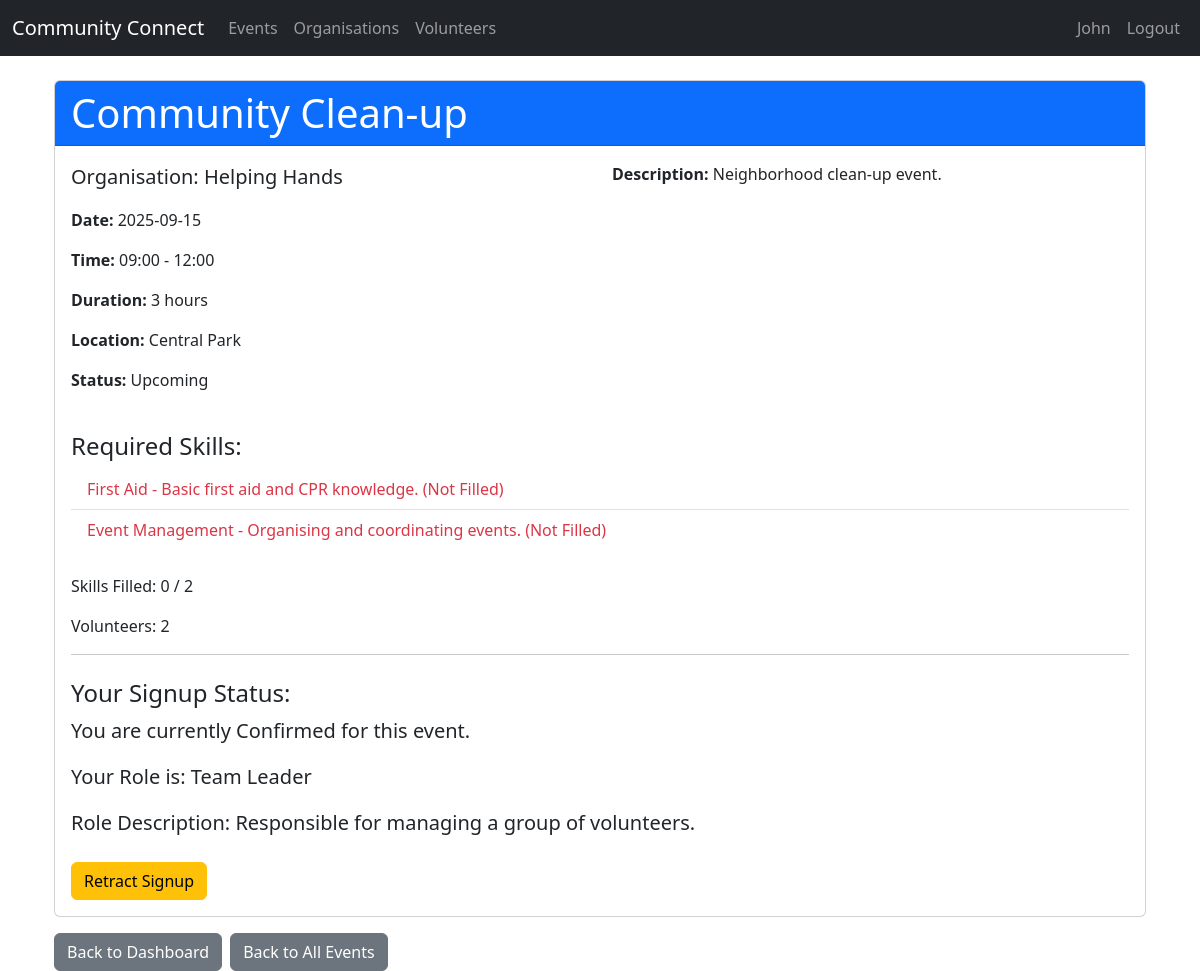
The app's page /events/1 (signed in) with its own data.
### tables this page shows
CREATE TABLE Events (
    EventID INTEGER PRIMARY KEY AUTOINCREMENT,
    OrganisationID INTEGER NOT NULL,
    Name TEXT(100) NOT NULL,
    Description TEXT(255),
    Date DATE,
    StartTime TIME,
    EndTime TIME,
    Location TEXT(255),
    Status TEXT(20),
    FOREIGN KEY (OrganisationID) REFERENCES Organisations(OrganisationID),
    CONSTRAINT chk_end_after_start CHECK (EndTime > StartTime)
);

CREATE TABLE Organisations (
    OrganisationID INTEGER PRIMARY KEY AUTOINCREMENT,
    Name TEXT(100) NOT NULL,
    Description TEXT(255),
    ContactPerson TEXT(50),
    Email TEXT(320) UNIQUE NOT NULL,
    Password TEXT(128) NOT NULL,
    Phone TEXT(32),
    Address TEXT(255),
    Website TEXT(255),
    Logo BLOB
);

CREATE TABLE Skills (
    SkillID INTEGER PRIMARY KEY AUTOINCREMENT,
    Name TEXT(50) NOT NULL,
    Description TEXT(255)
);

CREATE TABLE Signups (
    SignupID INTEGER PRIMARY KEY AUTOINCREMENT,
    EventID INTEGER NOT NULL,
    VolunteerID INTEGER NOT NULL,
    RoleID INTEGER,
    Status TEXT(20),
    FOREIGN KEY (EventID) REFERENCES Events(EventID) ON DELETE CASCADE,
    FOREIGN KEY (VolunteerID) REFERENCES Volunteers(VolunteerID) ON DELETE CASCADE,
    FOREIGN KEY (RoleID) REFERENCES Roles(RoleID) ON DELETE SET NULL
);

CREATE TABLE Roles (
    RoleID INTEGER PRIMARY KEY AUTOINCREMENT,
    Name TEXT(50) NOT NULL,
    Description TEXT(255)
);

### app.py (the view)
@app.route("/events/<int:event_id>")
@login_required
def view_event(event_id):
    db = get_db()
    event = db.execute(
        """SELECT e.*, o.Name AS OrgName, e.EndTime - e.StartTime AS Duration
           FROM Events e
           JOIN Organisations o ON e.OrganisationID = o.OrganisationID
           WHERE e.EventID = ?""", (event_id,)
    ).fetchone()
    if not event:
        flash("Event not found.", "error")
        return redirect(url_for('index'))
    skills_data = db.execute(
        """SELECT s.Name, s.Description, COUNT(vs.VolunteerID) AS FilledCount
           FROM EventSkills es
           JOIN Skills s ON es.SkillID = s.SkillID
           LEFT JOIN Signups sup ON es.EventID = sup.EventID AND sup.Status = 'Accepted'
           LEFT JOIN VolunteerSkills vs ON sup.VolunteerID = vs.VolunteerID AND vs.SkillID = es.SkillID
           WHERE es.EventID = ?
           GROUP BY s.SkillID, s.Name, s.Description""", (event_id,)
    ).fetchall()
    required_skill_count = db.execute(
        """SELECT COUNT(DISTINCT es.SkillID) AS RequiredSkillCount FROM EventSkills es
           JOIN Signups s ON s.EventID = es.EventID
           JOIN VolunteerSkills vs ON vs.VolunteerID = s.VolunteerID AND vs.SkillID = es.SkillID
           WHERE es.EventID = ? AND s.status = 'Accepted'""", (event_id,)
    ).fetchone()
    event_skill_count = db.execute("""SELECT COUNT(*) AS EventSkillCount FROM EventSkills WHERE EventID = ?""", (event_id,)).fetchone()
    volunteer_count = db.execute("""SELECT COUNT(*) AS VolunteerCount FROM Signups sup WHERE sup.EventID = ?""", (event_id,)).fetchone()
    signup = None
    role = None
    if session.get("account_type") == 'volunteer':
        signup = db.execute("SELECT Status FROM Signups s WHERE VolunteerID = ? AND EventID = ?", (session["user_id"], event_id)).fetchone()
        role = db.execute("SELECT r.* FROM Signups s JOIN Roles r ON r.RoleID = s.RoleID WHERE VolunteerID = ? AND EventID = ?", (session["user_id"], event_id)).fetchone()
    return render_template("view_event.html", event=event, skills_data=skills_data, signup=signup, role=role, account_type=session.get("account_type"), requiredskillcount=required_skill_count, eventskillcount=event_skill_count, volunteercount=volunteer_count)

### app.py (called while the page is built)
def get_db():
    db = getattr(g, "_database", None)
    if db is None:
        db = g._database = sqlite3.connect(DATABASE)
        db.row_factory = sqlite3.Row  # This allows accessing columns by name
    return db

@app.teardown_appcontext
def close_connection(exception):
    db = getattr(g, "_database", None)
    if db is not None:
        db.close()

def login_required(f):
    @wraps(f)
    def decorated_function(*args, **kwargs):
        if "user_id" not in session:
            flash("Please log in first.", "error")
            return redirect(url_for("login"))
        return f(*args, **kwargs)
    return decorated_function

### templates/view_event.html (shortened to what this page needs)
{% extends "base.html" %}
{% block content %}
<div class="container mt-4">
    <div class="card">
        <div class="card-header bg-primary text-white">
            <h1 class="card-title mb-0">{{ event.Name }}</h1>
        </div>
        <div class="card-body">
            <div class="row">
                <div class="col-md-6">
                    <p class="lead"><strong>Organisation:</strong> {{ event.OrgName }}</p>
                    <p><strong>Date:</strong> {{ event.Date }}</p>
                    <p><strong>Time:</strong> {{ event.StartTime }} - {{ event.EndTime }}</p>
                    <p><strong>Duration:</strong> {{ event.Duration }} hours</p>
                    <p><strong>Location:</strong> {{ event.Location }}</p>
                    <p><strong>Status:</strong> {{ event.Status }}</p>
                </div>
                <div class="col-md-6">
                    {% if event.Description %}
                        <p><strong>Description:</strong> {{ event.Description }}</p>
                    {% endif %}
                </div>
            </div>
            <h4 class="mt-4">Required Skills:</h4>
            {% if skills_data %}
                <ul class="list-group list-group-flush mb-4">
                    {% for skill in skills_data %}
                        {% set skill_class = 'text-success' if skill.FilledCount > 0 else 'text-danger' %}
                        <li class="list-group-item">
                            <span class="{{ skill_class }}">
                                {{ skill.Name }} - {{ skill.Description }}
                                {% if skill.FilledCount > 0 %}
                                    (Filled)
                                {% else %}
                                    (Not Filled)
                                {% endif %}
                            </span>
                        </li>
                    {% endfor %}
                </ul>
            {% else %}
                <p>No specific skills are required for this event.</p>
            {% endif %}
            <p>Skills Filled: {{ requiredskillcount.RequiredSkillCount }} / {{ eventskillcount.eventskillcount }}</p>
            <p>Volunteers: {{ volunteercount.volunteercount }}</p>
            {% if account_type == 'volunteer' %}
                <hr>
                <h4 class="mt-4">Your Signup Status:</h4>
                {% if signup %}
                    <p class="lead">You are currently <strong>{{ signup.Status }}</strong> for this event.</p>
                    <p class="lead">Your Role is: <strong>{{ role.Name }}</strong></p>
                    <p class="lead">Role Description: <strong>{{ role.Description }}</strong></p>
                    {% if signup.Status != 'Accepted' %}
                        <form action="{{ url_for('retract_signup', event_id=event.EventID) }}" method="POST" class="d-inline">
                            <button type="submit" class="btn btn-warning mt-2" onclick="return confirm('Are you sure you want to retract your signup?');">Retract Signup</button>
                        </form>
                    {% endif %}
                {% else %}
                    <p class="lead">You are not currently signed up for this event.</p>
                    <form action="{{ url_for('signup_for_event', event_id=event.EventID) }}" method="POST">
                        <button type="submit" class="btn btn-primary mt-2">Sign Up for Event</button>
                    </form>
                {% endif %}
            {% endif %}
        </div>
    </div>
    <div class="d-flex gap-2 mt-3">
        <a href="{{ url_for(session.account_type + '_dashboard') }}" class="btn btn-secondary">Back to Dashboard</a>
        <a href="{{ url_for('list_events') }}" class="btn btn-secondary">Back to All Events</a>
    </div>
</div>
{% endblock %}

### records on screen
Events: Name "Community Clean-up", Date "2025-09-15", StartTime "09:00", EndTime "12:00", Location "Central Park", Status "Upcoming", Description "Neighborhood clean-up event."
Organisations: OrgName "Helping Hands"
Skills: Name "First Aid", Description "Basic first aid and CPR knowledge."
Skills: Name "Event Management", Description "Organising and coordinating events."
Signups: Status "Confirmed"
Roles: Name "Team Leader", Description "Responsible for managing a group of volunteers."

### other values on screen
{{ session.get('name', 'Dashboard') }} "John"
{{ event.Duration }} "3"
{{ requiredskillcount.RequiredSkillCount }} "0"
{{ eventskillcount.eventskillcount }} "2"
{{ volunteercount.volunteercount }} "2"
